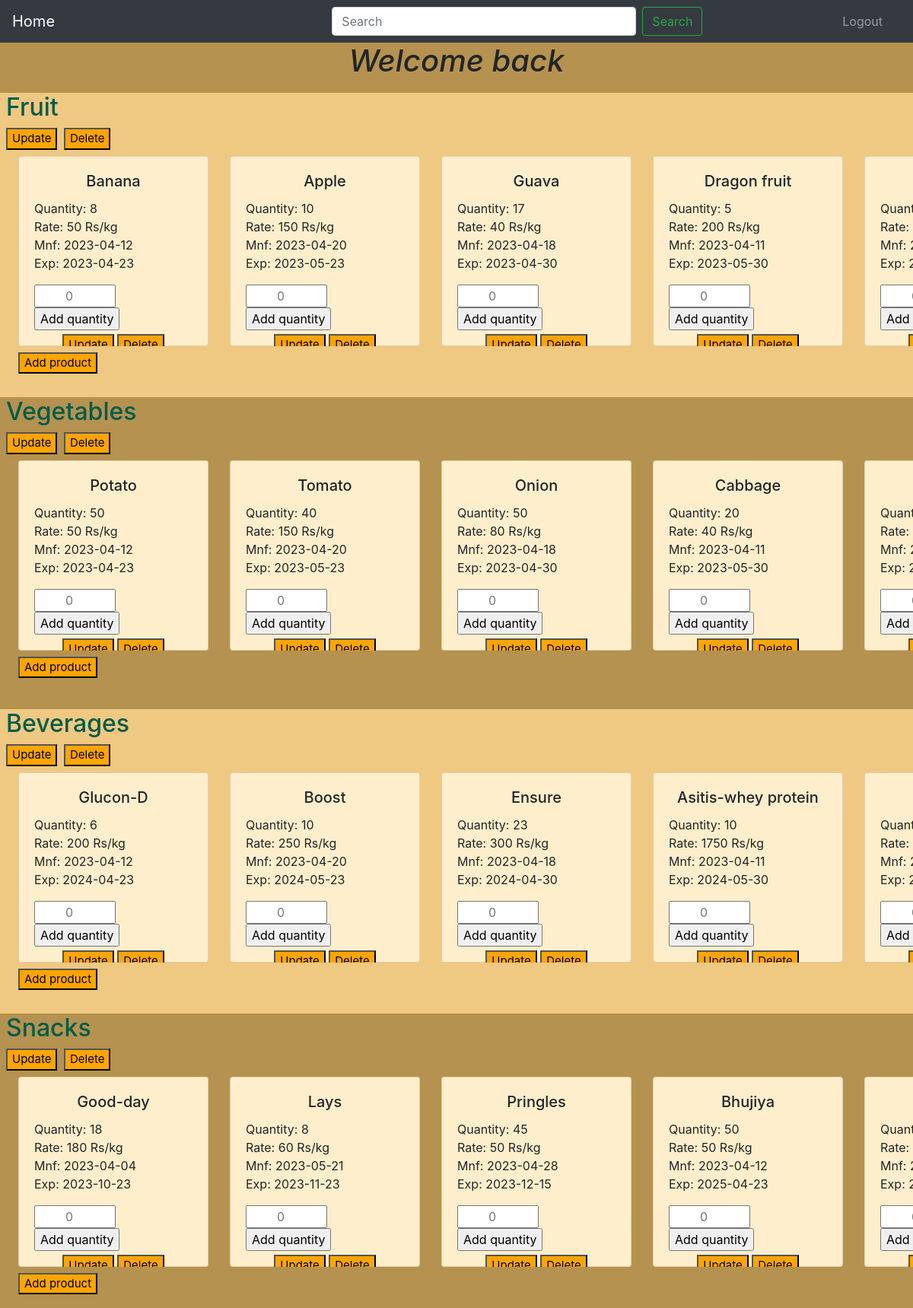
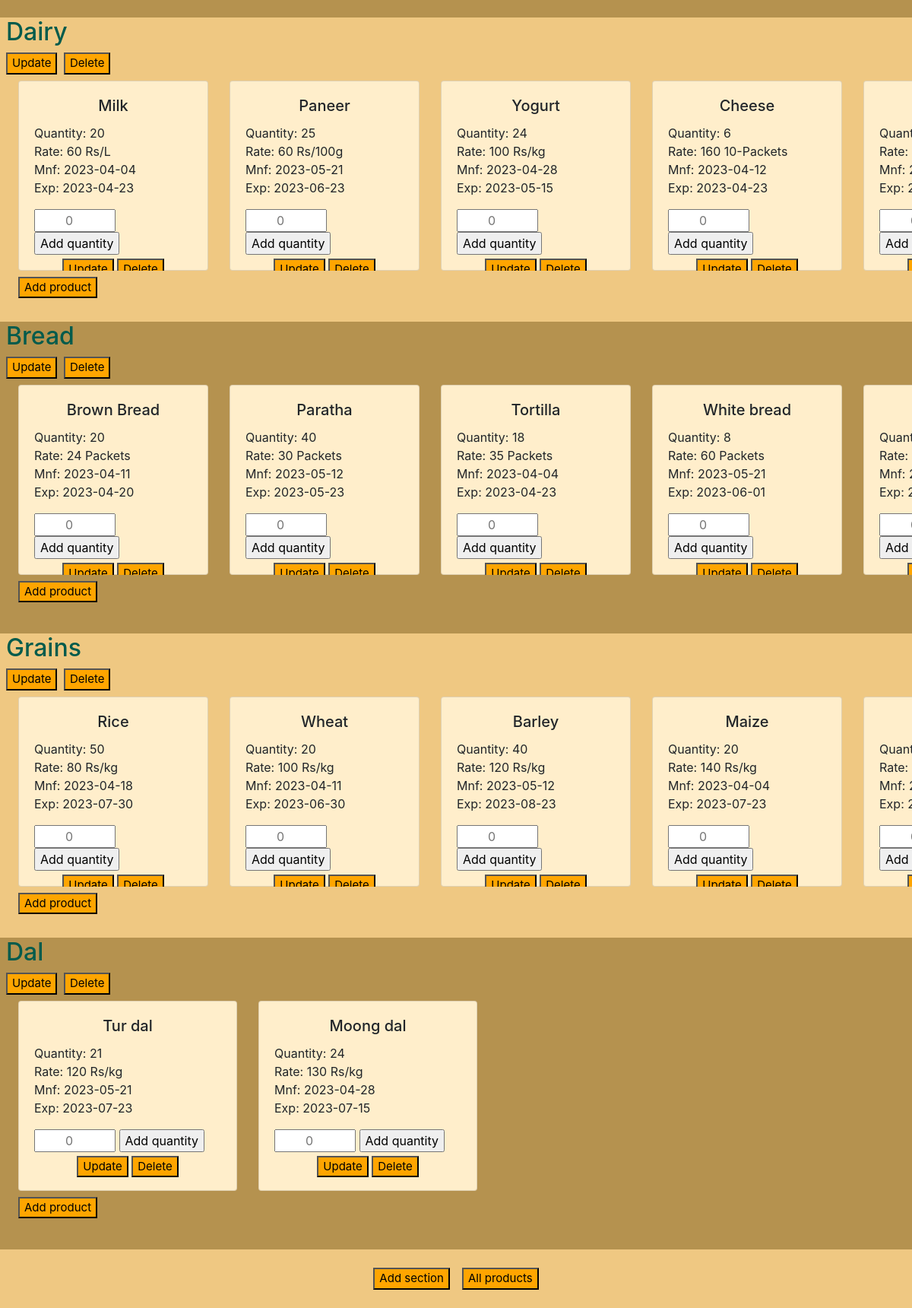
Page /sections on the committed database (2 pictures, top to bottom).
### modules_1.py (models this page shows)
class Section(db.Model):
    s_id = db.Column(db.Integer, primary_key = True)
    name = db.Column(db.String, nullable = False )
    prod = db.relationship('Product' , backref="sec" ) # Product is capital as it references the class

class Product(db.Model):
    p_id = db.Column(db.Integer, primary_key = True)
    name = db.Column(db.String, nullable = False )
    key = db.Column(db.Integer, db.ForeignKey("section.s_id")) # section is small as thats how it is supposed to be
    md = db.Column(db.String, nullable = False ) #manufacturing date
    ed = db.Column(db.String, nullable = False ) #expiry date
    units = db.Column(db.String, nullable = False ) # units
    rate = db.Column(db.Integer, nullable = False ) # value without units
    quantity = db.Column(db.Integer, default=1)

### app.py (the view, shortened to what this page needs)
@app.route('/sections', methods=['GET','POST'])
def section():
    sections = Section.query.all()
    products = Product.query.all()
    return render_template('section.html', sections = sections , products = products , admin=None)

### templates/section.html (shortened to what this page needs)
{% extends "base_admin.html" %}
{% block body %}
  {% if sections|length == 0 %}
  <h1 style="text-align: center;"> No sections present</h1>
  {% else %}
  <div class="welcome-section">
    {% if admin is not none %}
    <h1 >Welcome {{ admin.name }} !!</h1>
    {% else %}
    <h1 >Welcome back </h1>
    {% endif %}
  </div>
  {% for sec in sections %}
    {% if loop.index is odd %}
      <div id="{{ sec.name|lower }}" style="height: 400px; background-color: #EFC882;">
    {% else %}
      <div id="{{ sec.name|lower }}" style="height: 410px; background-color: #B5924F;">
    {% endif %}
    <div>
      <h2 class="section-name ml-2">
        <a href="/showSection/{{ sec.s_id}}" style="color: #005B4C;">{{ sec.name }}</a>
      </h2>
      <button class="btn2 update-btn ml-2" onclick="window.location.href='/update_section/{{ sec.s_id }}'">Update</button>
      <button class="btn2 delete-btn ml-1" onclick="window.location.href='/delete_section/{{ sec.s_id }}'">Delete</button>
    </div>
    <div class="card-title-container my-2 products-container" style="display: flex; overflow-x: auto;">
        {% for prod in products %}
        {% if prod.sec == sec %}
        <div class="card mr-1 ml-4" style="width: 18rem;">
          <div class="card-body">
            <section id="product_{{ prod.p_id }}">
              <h5 class="card-title" style="text-align:center">{{ prod.name }}</h5>
            </section>
            <p class="card-text">
              Quantity: {{ prod.quantity }}<br>
              Rate: {{ prod.rate }} {{prod.units }}<br>
              Mnf: {{ prod.md }}<br>
              Exp: {{ prod.ed }}
            </p>
            <form action="/sections" method="POST" class="add-quantity-form">
              <div class="counter">
                  <input type="number" class="add-quantity-input" style="text-align:center;" name="quantity" min="0" max="1000" placeholder="0" size="2">
                  <input type="submit" class="add-quantity-btn" value="Add quantity">
              </div>
            </form>
            <div class="update-delete">
              <button class="btn2 update-btn"  onclick="window.location.href='/update_product/{{ prod.p_id }}'">Update</button>
              <button class="btn2 delete-btn"  onclick="window.location.href='/delete_product/{{ prod.p_id }}'">Delete</button>
            </div>
          </div>
        </div>
        {% endif %}
      {% endfor %}
    </div>
      <button class="btn2 ml-4" onclick="window.location.href='/addProduct'"> Add product  </button>
    </div>
  {% endfor %}
  {% endif %}
  <br>
  <div class="buttons " style=" display:flex; justify-content: center;">
    <button class="btn2 mr-2"  onclick="window.location.href='/addSection'">Add section</button>
    <br>
    <button class="btn2 ml-2"  onclick="window.location.href='/products'">All products</button>
  </div>
  <br>
{% endblock %}

### templates/base_admin.html (shortened to what this page needs)
<!DOCTYPE html>
<html lang="en">
<head>
  <link rel="stylesheet" href="https://stackpath.bootstrapcdn.com/bootstrap/4.4.1/css/bootstrap.min.css"
 />
  <link rel="stylesheet" href="https://stackpath.bootstrapcdn.com/font-awesome/4.7.0/css/font-awesome.min.css"
 />
</head>
<body>
  <nav class="navbar navbar-expand-lg navbar-dark bg-dark">
    <a class="navbar-brand" href="/sections">Home</a>
    <div class="collapse navbar-collapse">
      <form class="form-inline " method="POST" action="/searchAdmin">
        <input class="form-control mr-sm-2 search-input" type="search" placeholder="Search" name="search">
        <button class="btn btn-outline-success my-2 my-sm-0" type="submit">Search</button>
      </form>
    </div>
      <div class="navbar-nav ml-auto">
        <a class="nav-item nav-link" href="/">Logout</a>
      </div>
  </nav>
  {%block body%}{%endblock%}
</body>
</html>

### templates/base_admin.html (style rules this page uses)
.navbar-nav .nav-item { margin-right: 1rem; margin-left: 1rem; }
.form-control.search-input { width: 400px; }
.navbar .form-inline { flex-direction: row; margin-left: 35%; }
body { background-color: #EFC882; }
.btn2 { color: black; text-emphasis-style: bold; background-color: orange; font-size: 15px; }

### templates/section.html (style rules this page uses)
.card-title-container { overflow-x: hidden; }
.card-title-container .card { background-color: #FFEECB; min-width: 250px; height: 250px; }
.card-title-container .card .card-body .counter { text-align: justify; margin-bottom: 5px; }
.welcome-section { font-style: italic; background-color: #B5924F; text-align: center; cursor: pointer; padding-bottom: 10px; }
.update-delete { text-align: center; }

### rows in the picture
Section: name "Fruit"
Product: name "Banana", quantity "8", rate "50", units "Rs/kg", md "2023-04-12", ed "2023-04-23"
Product: name "Apple", quantity "10", rate "150", units "Rs/kg", md "2023-04-20", ed "2023-05-23"
Product: name "Guava", quantity "17", rate "40", units "Rs/kg", md "2023-04-18", ed "2023-04-30"
Product: name "Dragon fruit", quantity "5", rate "200", units "Rs/kg", md "2023-04-11", ed "2023-05-30"
Section: name "Vegetables"
Product: name "Potato", quantity "50", rate "50", units "Rs/kg", md "2023-04-12", ed "2023-04-23"
Product: name "Tomato", quantity "40", rate "150", units "Rs/kg", md "2023-04-20", ed "2023-05-23"
Product: name "Onion", quantity "50", rate "80", units "Rs/kg", md "2023-04-18", ed "2023-04-30"
Product: name "Cabbage", quantity "20", rate "40", units "Rs/kg", md "2023-04-11", ed "2023-05-30"
Section: name "Beverages"
Product: name "Glucon-D", quantity "6", rate "200", units "Rs/kg", md "2023-04-12", ed "2024-04-23"
Product: name "Boost", quantity "10", rate "250", units "Rs/kg", md "2023-04-20", ed "2024-05-23"
Product: name "Ensure", quantity "23", rate "300", units "Rs/kg", md "2023-04-18", ed "2024-04-30"
Product: name "Asitis-whey protein", quantity "10", rate "1750", units "Rs/kg", md "2023-04-11", ed "2024-05-30"
Section: name "Snacks"
Product: name "Good-day", quantity "18", rate "180", units "Rs/kg", md "2023-04-04", ed "2023-10-23"
Product: name "Lays", quantity "8", rate "60", units "Rs/kg", md "2023-05-21", ed "2023-11-23"
Product: name "Pringles", quantity "45", rate "50", units "Rs/kg", md "2023-04-28", ed "2023-12-15"
Product: name "Bhujiya", quantity "50", rate "50", units "Rs/kg", md "2023-04-12", ed "2025-04-23"
Section: name "Dairy"
Product: name "Milk", quantity "20", rate "60", units "Rs/L", md "2023-04-04", ed "2023-04-23"
Product: name "Paneer", quantity "25", rate "60", units "Rs/100g", md "2023-05-21", ed "2023-06-23"
Product: name "Yogurt", quantity "24", rate "100", units "Rs/kg", md "2023-04-28", ed "2023-05-15"
Product: name "Cheese", quantity "6", rate "160", units "10-Packets", md "2023-04-12", ed "2023-04-23"
Section: name "Bread"
Product: name "Brown Bread", quantity "20", rate "24", units "Packets", md "2023-04-11", ed "2023-04-20"
Product: name "Paratha", quantity "40", rate "30", units "Packets", md "2023-05-12", ed "2023-05-23"
Product: name "Tortilla", quantity "18", rate "35", units "Packets", md "2023-04-04", ed "2023-04-23"
Product: name "White bread", quantity "8", rate "60", units "Packets", md "2023-05-21", ed "2023-06-01"
Section: name "Grains"
Product: name "Rice", quantity "50", rate "80", units "Rs/kg", md "2023-04-18", ed "2023-07-30"
Product: name "Wheat", quantity "20", rate "100", units "Rs/kg", md "2023-04-11", ed "2023-06-30"
Product: name "Barley", quantity "40", rate "120", units "Rs/kg", md "2023-05-12", ed "2023-08-23"
Product: name "Maize", quantity "20", rate "140", units "Rs/kg", md "2023-04-04", ed "2023-07-23"
Section: name "Dal"
Product: name "Tur dal", quantity "21", rate "120", units "Rs/kg", md "2023-05-21", ed "2023-07-23"
Product: name "Moong dal", quantity "24", rate "130", units "Rs/kg", md "2023-04-28", ed "2023-07-15"
